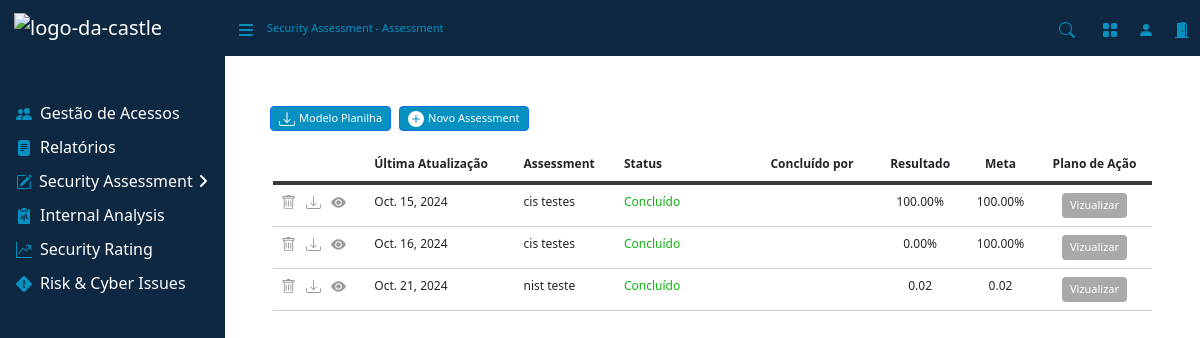
The page /assessment/ on the database as committed earlier.
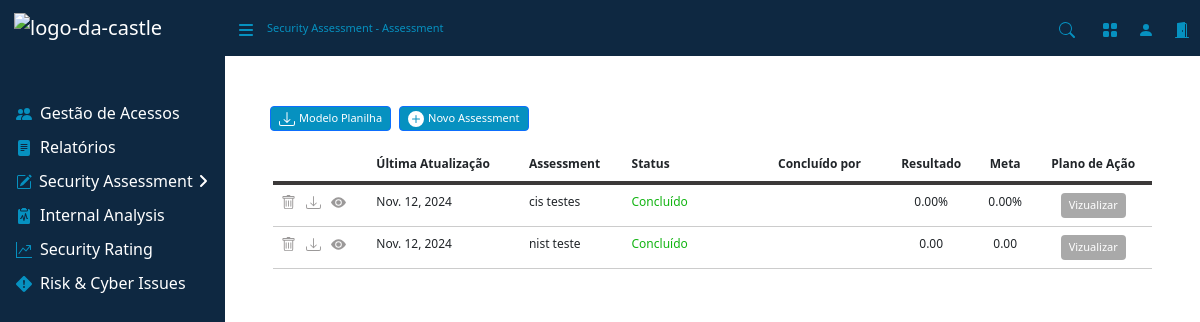
The same page on the database as committed later.
### assessment/models.py (models this page shows, shortened)
class AssessmentModel(models.Model):
    CONCLUIDO = 'Concluído'
    ANDAMENTO = 'Andamento'
    CRITERIO_CHOICES = [
        (CONCLUIDO, 'Concluído'),
        (ANDAMENTO, 'Andamento'),
    ]
    framework = models.ForeignKey(FrameworkModel, on_delete=models.CASCADE)
    nome = models.CharField(max_length=255)
    status = models.CharField(max_length=20, choices=CRITERIO_CHOICES)
    data_upload = models.DateField(auto_now_add=True)
    excel_file = models.FileField(upload_to='assessments/')
    resultado = models.CharField(max_length=255)
    meta = models.CharField(max_length=255)

### assessment/views/assessment.py (the view, shortened to what this page needs)
# urls.py: path('assessment/', views.Assessment.as_view(), name='assessment'),
class Assessment(View):
    template_name = 'paginas/assessment.html'
    def get(self, request):
        frameworks = FrameworkModel.objects.all()  # Obtém todos os objetos de FrameworkModel
        assessments = AssessmentModel.objects.all()  # Obtém todos os objetos de AssessmentModel
        form1 = NovoAssessmentForm()
        return render(request, self.template_name, {
            'form1': form1,
            'frameworks': frameworks,
            'assessments': assessments
        })

### assessment/models.py (called while the page is built)
    def __str__(self):
        return self.nome

### assessment/templates/paginas/assessment.html (shortened to what this page needs)
{% extends 'base.html' %}
{% load crispy_forms_tags %}
{% block nav %}
    <div class="d-none d-md-inline-block sb-sidenav-menu-heading font-small" style="color: #0691c0;">
        Security Assessment - Assessment
    </div>
{% endblock %}
{% block content %}
<main>
    <div class="d-flex mb-3" style="margin-top: 50px; margin-left: 45px">
        <button type="button" class="btn btn-primary btn-sm font-small text-center d-flex align-items-center justify-content-center me-2" data-bs-toggle="dropdown" aria-expanded="false">
            Modelo Planilha
        </button>
        <button type="button" class="btn btn-primary btn-sm font-small text-center d-flex align-items-center justify-content-center" data-bs-toggle="dropdown" aria-expanded="false">
            <svg width="16" height="16" fill="currentColor" class="bi bi-plus-circle-fill me-1" viewBox="0 0 16 16">
                <path d="M16 8A8 8 0 1 1 0 8a8 8 0 0 1 16 0M8.5 4.5a.5.5 0 0 0-1 0v3h-3a.5.5 0 0 0 0 1h3v3a.5.5 0 0 0 1 0v-3h3a.5.5 0 0 0 0-1h-3z"/>
            </svg>
            Novo Assessment
        </button>
    </div>
    <div class="table-responsive font-middle px-5">
        <table class="table">
            <thead>
                <tr>
                    <th scope="col"></th>
                    <th scope="col">Última Atualização</th>
                    <th scope="col" class="col-lg">Assessment</th>
                    <th scope="col" class="col-2">Status</th>
                    <th scope="col">Concluído por</th>
                    <th scope="col" style="text-align: center;">Resultado</th>
                    <th scope="col" style="text-align: center;">Meta</th>
                    <th scope="col" style="text-align: center;">Plano de Ação</th>
                </tr>
            </thead>
            <tbody>
                {% for assessment in assessments %}
                <tr>
                    <td>
                        <div class="icon-container" style="display: flex; gap: 10px;">
                            <span class="btn-delete" data-id="{{ assessment.id }}" data-bs-toggle="modal" data-bs-target="#confirmDeleteModal">
                            </span>
                            {% if assessment.excel_file %}
                            <span id="downloadIcon" onclick="window.location.href='{{ assessment.excel_file.url }}'">
                            </span>
                            {% else %}
                                <p>Nenhum arquivo disponível para download</p>
                            {% endif %}
                            <a href="{% url 'redirecionar_framework2' assessment.id %}">
                                <span>
                                    <svg width="16" height="16" fill="currentColor" class="bi-gear-fill" viewBox="0 0 16 16">
                                        <path d="M10.5 8a2.5 2.5 0 1 1-5 0 2.5 2.5 0 0 1 5 0"/>
                                        <path d="M0 8s3-5.5 8-5.5S16 8 16 8s-3 5.5-8 5.5S0 8 0 8m8 3.5a3.5 3.5 0 1 0 0-7 3.5 3.5 0 0 0 0 7"/>
                                    </svg>
                                </span>
                            </a>
                        </div>
                    </td>
                    <td>{{ assessment.data_upload }}</td>
                    <td>{{ assessment.nome }}</td>
                    <td class="nivel" data-nivel="{{ assessment.status }}">{{ assessment.status }}</td>
                    <td></td>
                    <td style="text-align: center;">{{ assessment.resultado }}</td>
                    <td style="text-align: center;">{{ assessment.meta }}</td>
                    <td style="text-align: center;">
                        {% if assessment.status == 'Concluído' %}
                            <a href="{% url 'planodeacao' %}">
                                <button class="btn btn-secondary btn-lg btn-sm" style="background-color: darkgrey; border: none;">Vizualizar</button>
                            </a>
                        {% endif %}
                    </td>
                </tr>
                {% empty %}
                <tr>
                    <td colspan="8">Nenhuma avaliação registradas.</td>
                </tr>
                {% endfor %}
            </tbody>
        </table>
    </div>
</main>
{% endblock %}

### assessment/templates/base.html (shortened to what this page needs)
{% load static %}
<!DOCTYPE html>
<html lang="en">
    <head>
        <link href="{% static 'assets/css/myStyles.css' %}" rel="stylesheet" />
        <link href="{% static 'assets/css/base.css' %}" rel="stylesheet" />
        <link href="{% static 'assets/css/forms.css' %}" rel="stylesheet" />
    </head>
    <body>
        <nav class="sb-topnav navbar navbar-expand navbar-dark" style="background-color: #0e2841;">
            <a class="navbar-brand ps-3" href="{% url 'index' %}"><img src="{% static 'assets/img/logo-da-castle.png' %}" alt="logo-da-castle" class="navbar-brand ps-5" style="margin-left: -50px;"></a>
            <button class="btn btn-link order-1 order-lg-0 me-4 me-lg-0" id="sidebarToggle" href="#">
            </button>
            {% block nav %}
            {% endblock %}
            <form class="d-md-inline-block form-inline ms-auto me-0 me-md-3 my-2 my-md-0">
                <div>
                    <button type="button" style="background: none; border: none; cursor: pointer;" onclick="toggleInput()">
                        <svg width="16" height="16" fill="#0691c0" class="bi bi-search" viewBox="0 0 16 16">
                            <path d="M11.742 10.344a6.5 6.5 0 1 0-1.397 1.398h-.001q.044.06.098.115l3.85 3.85a1 1 0 0 0 1.415-1.414l-3.85-3.85a1 1 0 0 0-.115-.1zM12 6.5a5.5 5.5 0 1 1-11 0 5.5 5.5 0 0 1 11 0"/>
                        </svg>
                    </button>
                </div>
            </form>
            <div style="position: relative; display: inline-block; padding-left: 20px; margin-left: -25px;">
                <button id="toggleButton" style="background: none; border: none; padding: 10px; cursor: pointer;">
                </button>
            </div>
             <div>
                <button style="background: none; border: none; padding: 10px; cursor: pointer;">
                    <svg width="16" height="16" fill="#0691c0" class="bi bi-person-fill" viewBox="0 0 16 16">
                        <path d="M3 14s-1 0-1-1 1-4 6-4 6 3 6 4-1 1-1 1zm5-6a3 3 0 1 0 0-6 3 3 0 0 0 0 6"/>
                    </svg>
                </button>
             </div>
            <div>
                <button style="background: none; border: none; padding: 10px; cursor: pointer;">
                </button>
            </div>
        </nav>
        <div id="layoutSidenav">
            <div id="layoutSidenav_nav">
                <nav class="sb-sidenav accordion sb-sidenav-dark" style="background-color: #0e2841;" id="sidenavAccordion">
                    <div class="sb-sidenav-menu">
                        <div class="nav">
                            <div class="sb-sidenav-menu-heading"></div>
                            <a class="nav-link" href="#" style="padding-top: 5px; padding-bottom: 5px; color: white;">
                                <div class="sb-nav-link-icon">
                                    <svg width="16" height="16" fill="#0691c0" class="bi bi-people-fill" viewBox="0 0 16 16">
                                        <path d="M7 14s-1 0-1-1 1-4 5-4 5 3 5 4-1 1-1 1zm4-6a3 3 0 1 0 0-6 3 3 0 0 0 0 6m-5.784 6A2.24 2.24 0 0 1 5 13c0-1.355.68-2.75 1.936-3.72A6.3 6.3 0 0 0 5 9c-4 0-5 3-5 4s1 1 1 1zM4.5 8a2.5 2.5 0 1 0 0-5 2.5 2.5 0 0 0 0 5"/>
                                    </svg>
                                </div>
                                Gestão de Acessos
                            </a>
                            <a class="nav-link collapsed" href="#" data-bs-toggle="collapse" data-bs-target="#collapseLayouts" aria-expanded="false" aria-controls="collapseLayouts" style="padding-top: 5px; padding-bottom: 5px; color: white;">
                                <div class="sb-nav-link-icon">
                                </div>
                                Relatórios
                            </a>
                            <div class="nav-link collapsed d-flex justify-content-between align-items-center" style="color: white; padding-top: 5px; padding-bottom: 5px;">
                                <div class="d-flex align-items-center">
                                    <div class="sb-nav-link-icon">
                                    </div>
                                    <a href="{% url 'security' %}" style="color: white; text-decoration: none; margin-left: -1px;">
                                        Security Assessment
                                    </a>
                                </div>
                                <a href="#collapseLayouts" data-bs-toggle="collapse" aria-expanded="false" aria-controls="collapseLayouts" style="color: white;" onclick="toggleArrow(event)">
                                    <div class="sb-sidenav-collapse-arrow">
                                        <svg id="caretIcon" width="16" height="16" fill="#FFFFFF" class="bi bi-caret-right-fill" viewBox="0 0 448 512">
                                            <path d="M201.4 374.6c12.5 12.5 32.8 12.5 45.3 0l160-160c12.5-12.5 12.5-32.8 0-45.3s-32.8-12.5-45.3 0L224 306.7 86.6 169.4c-12.5-12.5-32.8-12.5-45.3 0s-12.5 32.8 0 45.3l160 160z"/>
                                        </svg>
                                    </div>
                                </a>
                            </div>
                            <a class="nav-link" href="#" style="padding-top: 5px; padding-bottom: 5px; color: white;">
                                <div class="sb-nav-link-icon">
                                </div>
                                Internal Analysis
                            </a>
                            <a class="nav-link" href="#" style="padding-top: 5px; padding-bottom: 5px; color: white;">
                                <div class="sb-nav-link-icon">
                                </div>
                                Security Rating
                            </a>
                            <a class="nav-link" href="#" style="padding-top: 5px; padding-bottom: 5px; color: white;">
                                <div class="sb-nav-link-icon">
                                </div>
                                Risk & Cyber Issues
                            </a>
                        </div>
                    </div>
                </nav>
            </div>
            <div id="layoutSidenav_content">
                {% block content %}
                {% endblock %}
            </div>
        </div>
    </body>
</html>

### static/assets/css/myStyles.css (style rules this page uses)
.font-middle { font-size: 12px; }
table thead tr { text-align: left; border-bottom: 4px solid #3b3939; }
table tbody tr { border-bottom: 1px solid #ccc; }
table td, table th { border: none; }
#caretIcon { transition: transform 0.3s ease; }
.btn-sm { height: 25px; font-size: 11px; background-color: #0691c0; }
svg.bi-gear-fill { width: 15px; height: 15px; fill: #787575bd; cursor: pointer; }

### static/assets/css/forms.css (style rules this page uses)
.font-small { font-size: 11px; }
.btn-sm { height: 25px; font-size: 11px; background-color: #0691c0; }
svg.bi-gear-fill { width: 15px; height: 15px; fill: #787575bd; cursor: pointer; }
th { white-space: nowrap; text-align: left; padding: 5px; }

### assessment/templates/paginas/assessment.html (style rules this page uses)
.verde { color: rgb(18, 180, 18); }

Rows that differ between the two databases and show on the page:
removed AssessmentModel: data_upload "Oct. 15, 2024", nome "cis testes", status "Concluído", resultado "100.00%", meta "100.00%", shows "Vizualizar"
removed AssessmentModel: data_upload "Oct. 16, 2024", nome "cis testes", status "Concluído", resultado "0.00%", meta "100.00%", shows "Vizualizar"
removed AssessmentModel: data_upload "Oct. 21, 2024", nome "nist teste", status "Concluído", resultado "0.02", meta "0.02", shows "Vizualizar"
added AssessmentModel: data_upload "Nov. 12, 2024", nome "cis testes", status "Concluído", resultado "0.00%", meta "0.00%", shows "Vizualizar"
added AssessmentModel: data_upload "Nov. 12, 2024", nome "nist teste", status "Concluído", resultado "0.00", meta "0.00", shows "Vizualizar"
